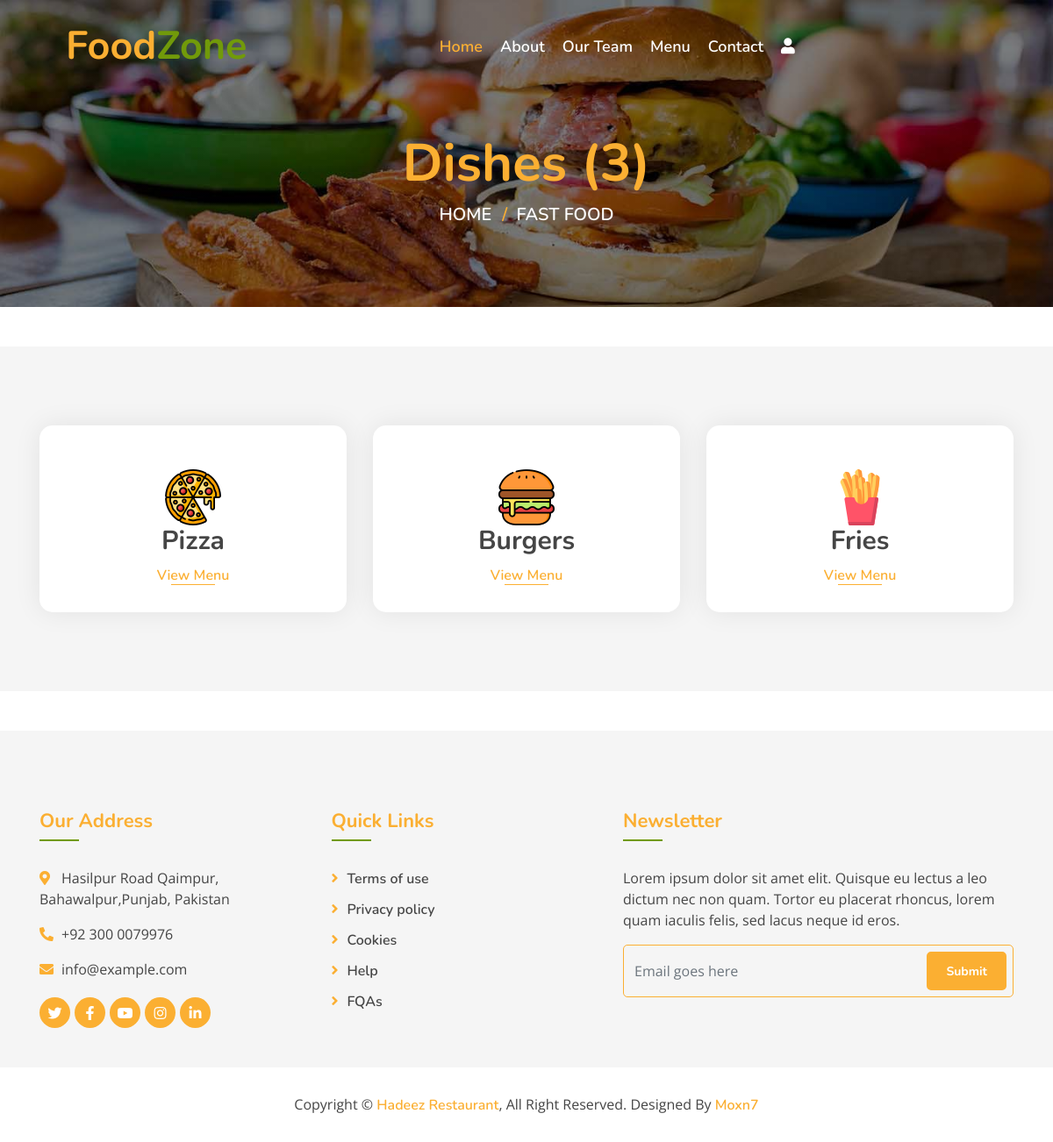
Screenshot of /items/6 with the database file from the repository.
### myapp/models.py (models this page shows)
class Category(models.Model):
    name = models.CharField(max_length=100, unique=True)
    iconimg = models.ImageField(upload_to="icon",default="", null=False)
    description = models.TextField()
    added_on = models.DateTimeField(auto_now_add=True)
    updated_on = models.DateTimeField(auto_now=True)
    def __str__(self):
        return self.name

class Sub_category(models.Model):
    name = models.CharField(max_length=50)
    category = models.ForeignKey(Category,on_delete=models.CASCADE)
    subicon = models.ImageField(upload_to="subicon", default="", null=False)
    def __str__(self):
        return self.name

### myapp/views.py (the view)
# urls.py: path('items/<int:id>',views.Items,name='items'),
def Items(request,id):
    category = Category.objects.filter(id=id)
    category1 = get_object_or_404(Category, id=id)
    subcategories = Sub_category.objects.filter(category=category1)
    print(category)
    print(category1)
    print(subcategories)
    context = {
        'category': category,
        'category1': category1,
        'subcategories': subcategories,
    }
    return render(request,'items.html',context)

### templates/items.html
{% extends "base.html" %}
{% block content %}
<div class="page-header mb-0">
    <div class="container">
        <div class="row">
            <div class="col-12">
                <h2>{% if dish_category %} {{dish_category}} {% else %}Dishes {% endif %}({{subcategories|length}})</h2>
            </div>
            <div class="col-12">
                <a href="/">Home</a>
                {% for i in category %}
                <a href="/dishes">{{i.name}}</a>
                {% endfor %}
            </div>
        </div>
    </div>
</div>
        <div class="food">
            <div class="container">
                <div class="row align-items-center">
                    {% for i in category %}
                    {% for j in i.sub_category_set.all %}
                    <div class="col-md-4">
                        <div class="food-item">
                             <img src="/media/{{j.subicon}}" alt="" class="pic">
                            <h2>{{j.name}}</h2>
                            <a href="{% url 'item_details' id=j.id %}">View Menu</a>
                        </div>
                    </div>
                    {% endfor %}
                    {% endfor %}
                </div>
            </div>
        </div>
{% endblock %}

### static/css/style.css (style rules this page uses)
body { color: #757575; background: #ffffff; font-family: 'open sans', sans-serif; }
h1, h2, h3, h4, h5, h6 { color: #454545; font-family: 'Nunito', sans-serif; }
a { font-family: 'Nunito', sans-serif; font-weight: 600; color: #fbaf32; transition: .3s; }
.page-header { position: relative; margin-bottom: 45px; padding: 150px 0 90px 0; text-align: center; background: linear-gradient(rgba(0, 0, 0, .5), rgba(0, 0, 0, .5)), url(../img/page-header.jpg); background-position: center; background-repeat: no-repeat; background-size: cover; }
.page-header h2 { position: relative; color: #fbaf32; font-size: 60px; font-weight: 700; }
.page-header a { position: relative; padding: 0 12px; font-size: 20px; text-transform: uppercase; color: #ffffff; }
.page-header a::after { position: absolute; content: "/"; width: 8px; height: 8px; top: -1px; right: -7px; text-align: center; color: #fbaf32; }
.page-header a:last-child::after { display: none; }
.food { position: relative; width: 100%; padding: 90px 0 60px 0; margin: 45px 0; background: rgba(0, 0, 0, .04); }
.food .food-item { position: relative; width: 100%; margin-bottom: 30px; padding: 50px 30px 30px; text-align: center; background: #ffffff; border-radius: 15px; box-shadow: 0 0 30px rgba(0, 0, 0, .08); transition: .3s; }
.food .food-item h2 { font-size: 30px; font-weight: 700; }
.food .food-item a { position: relative; font-size: 16px; }
.food .food-item a::after { position: absolute; content: ""; width: 50px; height: 1px; bottom: 0; left: calc(50% - 25px); background: #fbaf32; transition: .3s; }

### rows the page displays
Category: name "FAST FOOD"
Sub_category: subicon (picture), name "Pizza"
Sub_category: subicon (picture), name "Burgers"
Sub_category: subicon (picture), name "Fries"

### other values shown
{{ subcategories|length }} "3"
